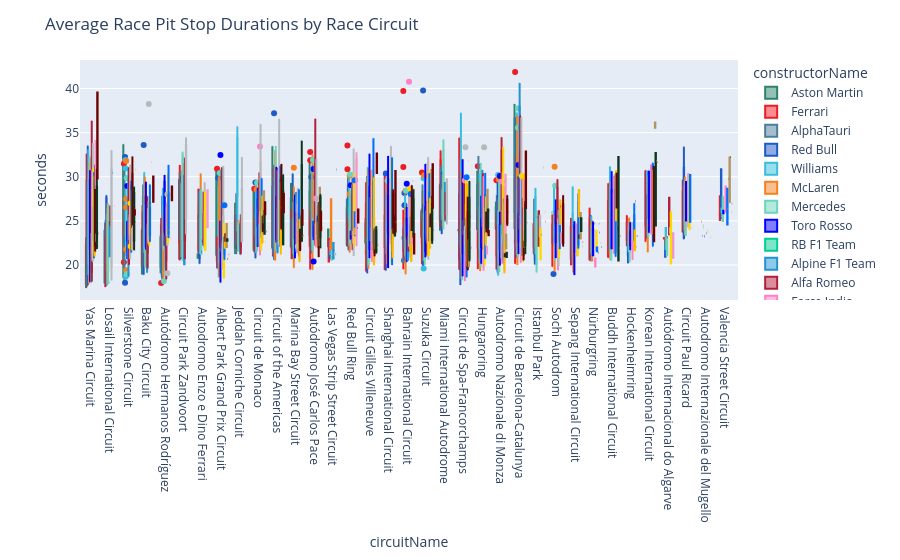

The notebook cell saved with this chart:
### Code cell
fig = px.box(
    newPitStops[newPitStops['seconds'] < 50]
    .groupby(['raceId','raceName','circuitName','constructorName'])['seconds']
    .mean()
    .reset_index()
    .sort_values(by='seconds', ascending=True),

    x='circuitName',
    y='seconds',
    color='constructorName',
    color_discrete_map=constructor_color_map,
)

fig.update_layout(
    title='Average Race Pit Stop Durations by Race Circuit'
)

fig.show()

### Figure 1 — Plotly figure (JSON) as saved in the notebook; plotly's stock layout.template omitted (floating-point values rounded to 4 significant figures; data arrays with more than 128 entries replaced by an {"elided": "..."} marker saying what was removed)
{"data": [{"alignmentgroup": "True", "hovertemplate": "constructorName=Aston Martin<br>circuitName=%{x}<br>seconds=%{y}<extra></extra>", "legendgroup": "Aston Martin", "marker": {"color": "#2D826D"}, "name": "Aston Martin", "notched": false, "offsetgroup": "Aston Martin", "orientation": "v", "showlegend": true, "type": "box", "x": ["Yas Marina Circuit", "Losail International Circuit", "Silverstone Circuit", "Baku City Circuit", "Autódromo Hermanos Rodríguez", "Yas Marina Circuit", "Circuit Park Zandvoort", "Autodromo Enzo e Dino Ferrari", "Albert Park Grand Prix Circuit", "Autodromo Enzo e Dino Ferrari", "Jeddah Corniche Circuit", "Circuit de Monaco", "Circuit of the Americas", "Autódromo Hermanos Rodríguez", "Marina Bay Street Circuit", "Autódromo José Carlos Pace", "Las Vegas Strip Street Circuit", "Red Bull Ring", "Circuit of the Americas", "Marina Bay Street Circuit", "Circuit Gilles Villeneuve", "Jeddah Corniche Circuit", "Baku City Circuit", "Shanghai International Circuit", "Circuit Gilles Villeneuve", "Bahrain International Circuit", "Suzuka Circuit", "Yas Marina Circuit", "Bahrain International Circuit", "Red Bull Ring", "Autódromo Hermanos Rodríguez", "Miami International Autodrome", "Losail International Circuit", "Jeddah Corniche Circuit", "Circuit de Spa-Francorchamps", "Circuit de Spa-Francorchamps", "Las Vegas Strip Street Circuit", "Hungaroring", "Autodromo Nazionale di Monza", "Circuit de Barcelona-Catalunya", "Baku City Circuit", "Hungaroring", "Circuit of the Americas", "Autodromo Nazionale di Monza", "Autódromo José Carlos Pace", "Suzuka Circuit", "Istanbul Park", "Autódromo José Carlos Pace", "Silverstone Circuit", "Circuit Gilles Villeneuve", "Sochi Autodrom", "Suzuka Circuit", "Jeddah Corniche Circuit", "Autodromo Nazionale di Monza", "Red Bull Ring", "Miami International Autodrome", "Circuit Park Zandvoort", "Circuit de Monaco", "Miami International Autodrome", "Marina Bay Street Circuit", "Circuit Park Zandvoort", "Hungaroring", "Albert Park Grand Prix Circuit", "Autódromo José Carlos Pace", "Circuit de Barcelona-Catalunya", "Circuit of the Americas", "Silverstone Circuit", "Circuit de Barcelona-Catalunya"], "x0": " ", "xaxis": "x", "y": [17.39, 18.01, 18.54, 18.91, 19.07, 19.47, 20.62, 20.83, 21.15, 21.2, 21.24, 21.77, 21.88, 21.96, 22.06, 22.06, 22.13, 22.15, 22.27, 22.31, 22.46, 22.64, 22.71, 22.8, 22.85, 23.01, 23.05, 23.13, 23.15, 23.24, 23.37, 23.88, 23.88, 23.92, 23.94, 23.97, 24.01, 24.03, 24.03, 24.09, 24.11, 24.25, 24.33, 24.57, 24.71, 25.0, 25.01, 25.19, 25.23, 25.31, 25.94, 26.26, 27.05, 27.16, 27.51, 28.18, 28.61, 28.62, 29.2, 29.29, 29.78, 30.67, 31.03, 31.58, 31.79, 33.46, 33.68, 38.26], "y0": " ", "yaxis": "y"}, {"alignmentgroup": "True", "hovertemplate": "constructorName=Ferrari<br>circuitName=%{x}<br>seconds=%{y}<extra></extra>", "legendgroup": "Ferrari", "marker": {"color": "#ED1C24"}, "name": "Ferrari", "notched": false, "offsetgroup": "Ferrari", "orientation": "v", "showlegend": true, "type": "box", "x": {"elided": "264 str values"}, "x0": " ", "xaxis": "x", "y": {"elided": "264 float values"}, "y0": " ", "yaxis": "y"}, {"alignmentgroup": "True", "hovertemplate": "constructorName=AlphaTauri<br>circuitName=%{x}<br>seconds=%{y}<extra></extra>", "legendgroup": "AlphaTauri", "marker": {"color": "#4E7C9B"}, "name": "AlphaTauri", "notched": false, "offsetgroup": "AlphaTauri", "orientation": "v", "showlegend": true, "type": "box", "x": ["Yas Marina Circuit", "Silverstone Circuit", "Yas Marina Circuit", "Autódromo Hermanos Rodríguez", "Yas Marina Circuit", "Baku City Circuit", "Bahrain International Circuit", "Autódromo Internacional do Algarve", "Jeddah Corniche Circuit", "Circuit of the Americas", "Las Vegas Strip Street Circuit", "Istanbul Park", "Autódromo Hermanos Rodríguez", "Circuit Gilles Villeneuve", "Circuit of the Americas", "Autodromo Enzo e Dino Ferrari", "Marina Bay Street Circuit", "Bahrain International Circuit", "Shanghai International Circuit", "Bahrain International Circuit", "Circuit de Spa-Francorchamps", "Autodromo Enzo e Dino Ferrari", "Circuit of the Americas", "Circuit Park Zandvoort", "Circuit de Barcelona-Catalunya", "Circuit Gilles Villeneuve", "Jeddah Corniche Circuit", "Bahrain International Circuit", "Bahrain International Circuit", "Circuit de Spa-Francorchamps", "Bahrain International Circuit", "Losail International Circuit", "Circuit de Monaco", "Circuit Paul Ricard", "Baku City Circuit", "Autódromo Hermanos Rodríguez", "Hungaroring", "Hungaroring", "Silverstone Circuit", "Jeddah Corniche Circuit", "Hungaroring", "Autodromo Nazionale di Monza", "Silverstone Circuit", "Circuit de Monaco", "Marina Bay Street Circuit", "Red Bull Ring", "Miami International Autodrome", "Losail International Circuit", "Suzuka Circuit", "Autódromo José Carlos Pace", "Marina Bay Street Circuit", "Suzuka Circuit", "Sochi Autodrom", "Baku City Circuit", "Red Bull Ring", "Red Bull Ring", "Autódromo José Carlos Pace", "Istanbul Park", "Autodromo Nazionale di Monza", "Autodromo Nazionale di Monza", "Jeddah Corniche Circuit", "Circuit Park Zandvoort", "Autodromo Enzo e Dino Ferrari", "Circuit de Monaco", "Red Bull Ring", "Miami International Autodrome", "Circuit de Barcelona-Catalunya", "Albert Park Grand Prix Circuit", "Baku City Circuit", "Suzuka Circuit", "Yas Marina Circuit", "Circuit de Barcelona-Catalunya", "Red Bull Ring", "Autódromo José Carlos Pace", "Albert Park Grand Prix Circuit", "Circuit Park Zandvoort", "Silverstone Circuit", "Miami International Autodrome", "Circuit of the Americas", "Hungaroring", "Circuit de Barcelona-Catalunya"], "x0": " ", "xaxis": "x", "y": [17.61, 18.02, 18.17, 18.68, 19.26, 19.51, 20.5, 21.13, 21.23, 21.25, 21.27, 21.28, 21.64, 21.78, 21.9, 22.01, 22.1, 22.14, 22.17, 22.44, 22.55, 22.79, 22.82, 22.84, 22.87, 22.88, 22.94, 23.0, 23.23, 23.27, 23.33, 23.39, 23.4, 23.46, 23.47, 23.48, 23.69, 23.86, 24.25, 24.43, 24.43, 24.49, 24.5, 24.72, 24.88, 24.93, 24.98, 25.01, 25.02, 25.14, 25.29, 25.82, 26.02, 26.26, 26.32, 26.96, 27.05, 27.4, 27.69, 27.87, 28.12, 28.23, 28.27, 28.4, 28.62, 28.67, 29.05, 29.09, 29.12, 29.12, 29.41, 29.61, 30.04, 30.39, 30.5, 30.58, 30.67, 31.28, 31.35, 32.35, 36.81], "y0": " ", "yaxis": "y"}, {"alignmentgroup": "True", "hovertemplate": "constructorName=Red Bull<br>circuitName=%{x}<br>seconds=%{y}<extra></extra>", "legendgroup": "Red Bull", "marker": {"color": "#1E5BC6"}, "name": "Red Bull", "notched": false, "offsetgroup": "Red Bull", "orientation": "v", "showlegend": true, "type": "box", "x": {"elided": "265 str values"}, "x0": " ", "xaxis": "x", "y": {"elided": "265 float values"}, "y0": " ", "yaxis": "y"}, {"alignmentgroup": "True", "hovertemplate": "constructorName=Williams<br>circuitName=%{x}<br>seconds=%{y}<extra></extra>", "legendgroup": "Williams", "marker": {"color": "#37BEDD"}, "name": "Williams", "notched": false, "offsetgroup": "Williams", "orientation": "v", "showlegend": true, "type": "box", "x": {"elided": "263 str values"}, "x0": " ", "xaxis": "x", "y": {"elided": "263 float values"}, "y0": " ", "yaxis": "y"}, {"alignmentgroup": "True", "hovertemplate": "constructorName=McLaren<br>circuitName=%{x}<br>seconds=%{y}<extra></extra>", "legendgroup": "McLaren", "marker": {"color": "#F58020"}, "name": "McLaren", "notched": false, "offsetgroup": "McLaren", "orientation": "v", "showlegend": true, "type": "box", "x": {"elided": "265 str values"}, "x0": " ", "xaxis": "x", "y": {"elided": "265 float values"}, "y0": " ", "yaxis": "y"}, {"alignmentgroup": "True", "hovertemplate": "constructorName=Mercedes<br>circuitName=%{x}<br>seconds=%{y}<extra></extra>", "legendgroup": "Mercedes", "marker": {"color": "#6CD3BF"}, "name": "Mercedes", "notched": false, "offsetgroup": "Mercedes", "orientation": "v", "showlegend": true, "type": "box", "x": {"elided": "263 str values"}, "x0": " ", "xaxis": "x", "y": {"elided": "263 float values"}, "y0": " ", "yaxis": "y"}, {"alignmentgroup": "True", "hovertemplate": "constructorName=Toro Rosso<br>circuitName=%{x}<br>seconds=%{y}<extra></extra>", "legendgroup": "Toro Rosso", "marker": {"color": "#0000FF"}, "name": "Toro Rosso", "notched": false, "offsetgroup": "Toro Rosso", "orientation": "v", "showlegend": true, "type": "box", "x": {"elided": "178 str values"}, "x0": " ", "xaxis": "x", "y": {"elided": "178 float values"}, "y0": " ", "yaxis": "y"}, {"alignmentgroup": "True", "hovertemplate": "constructorName=RB F1 Team<br>circuitName=%{x}<br>seconds=%{y}<extra></extra>", "legendgroup": "RB F1 Team", "marker": {"color": "#00cc96"}, "name": "RB F1 Team", "notched": false, "offsetgroup": "RB F1 Team", "orientation": "v", "showlegend": true, "type": "box", "x": ["Losail International Circuit", "Las Vegas Strip Street Circuit", "Yas Marina Circuit", "Autódromo José Carlos Pace"], "x0": " ", "xaxis": "x", "y": [18.02, 21.69, 23.42, 24.72], "y0": " ", "yaxis": "y"}, {"alignmentgroup": "True", "hovertemplate": "constructorName=Alpine F1 Team<br>circuitName=%{x}<br>seconds=%{y}<extra></extra>", "legendgroup": "Alpine F1 Team", "marker": {"color": "#2293D1"}, "name": "Alpine F1 Team", "notched": false, "offsetgroup": "Alpine F1 Team", "orientation": "v", "showlegend": true, "type": "box", "x": ["Yas Marina Circuit", "Yas Marina Circuit", "Silverstone Circuit", "Autódromo Hermanos Rodríguez", "Baku City Circuit", "Circuit Park Zandvoort", "Yas Marina Circuit", "Bahrain International Circuit", "Las Vegas Strip Street Circuit", "Autodromo Nazionale di Monza", "Losail International Circuit", "Jeddah Corniche Circuit", "Circuit of the Americas", "Marina Bay Street Circuit", "Albert Park Grand Prix Circuit", "Circuit of the Americas", "Circuit of the Americas", "Jeddah Corniche Circuit", "Circuit de Monaco", "Las Vegas Strip Street Circuit", "Baku City Circuit", "Autodromo Enzo e Dino Ferrari", "Suzuka Circuit", "Autodromo Enzo e Dino Ferrari", "Autódromo José Carlos Pace", "Bahrain International Circuit", "Circuit Gilles Villeneuve", "Autódromo Hermanos Rodríguez", "Shanghai International Circuit", "Autódromo Hermanos Rodríguez", "Marina Bay Street Circuit", "Red Bull Ring", "Circuit de Spa-Francorchamps", "Yas Marina Circuit", "Red Bull Ring", "Jeddah Corniche Circuit", "Circuit de Barcelona-Catalunya", "Hungaroring", "Autodromo Nazionale di Monza", "Autodromo Nazionale di Monza", "Baku City Circuit", "Jeddah Corniche Circuit", "Istanbul Park", "Losail International Circuit", "Miami International Autodrome", "Circuit de Spa-Francorchamps", "Silverstone Circuit", "Sochi Autodrom", "Suzuka Circuit", "Suzuka Circuit", "Autódromo José Carlos Pace", "Hungaroring", "Circuit Gilles Villeneuve", "Marina Bay Street Circuit", "Circuit de Monaco", "Red Bull Ring", "Miami International Autodrome", "Miami International Autodrome", "Circuit de Barcelona-Catalunya", "Circuit Park Zandvoort", "Albert Park Grand Prix Circuit", "Circuit of the Americas", "Hungaroring", "Silverstone Circuit", "Autódromo José Carlos Pace", "Autódromo José Carlos Pace", "Circuit de Barcelona-Catalunya"], "x0": " ", "xaxis": "x", "y": [18.06, 18.53, 18.66, 18.77, 19.13, 20.07, 20.33, 20.59, 20.74, 20.75, 20.98, 21.18, 21.34, 21.49, 21.6, 21.79, 22.01, 22.18, 22.3, 22.5, 22.63, 22.66, 22.75, 22.77, 22.77, 22.8, 22.83, 22.91, 23.3, 23.34, 23.38, 23.4, 23.54, 23.63, 23.81, 23.87, 24.03, 24.34, 24.39, 24.47, 24.64, 24.7, 24.71, 24.89, 24.93, 25.0, 25.44, 25.75, 25.82, 26.1, 26.34, 27.09, 27.56, 28.28, 28.46, 29.12, 29.26, 29.31, 29.95, 30.1, 30.75, 30.77, 30.78, 31.01, 31.07, 31.41, 40.64], "y0": " ", "yaxis": "y"}, {"alignmentgroup": "True", "hovertemplate": "constructorName=Alfa Romeo<br>circuitName=%{x}<br>seconds=%{y}<extra></extra>", "legendgroup": "Alfa Romeo", "marker": {"color": "#B12039"}, "name": "Alfa Romeo", "notched": false, "offsetgroup": "Alfa Romeo", "orientation": "v", "showlegend": true, "type": "box", "x": ["Yas Marina Circuit", "Autódromo Hermanos Rodríguez", "Baku City Circuit", "Yas Marina Circuit", "Silverstone Circuit", "Yas Marina Circuit", "Circuit Park Zandvoort", "Suzuka Circuit", "Jeddah Corniche Circuit", "Bahrain International Circuit", "Bahrain International Circuit", "Red Bull Ring", "Las Vegas Strip Street Circuit", "Hungaroring", "Albert Park Grand Prix Circuit", "Bahrain International Circuit", "Istanbul Park", "Autodromo Enzo e Dino Ferrari", "Autódromo José Carlos Pace", "Red Bull Ring", "Marina Bay Street Circuit", "Circuit de Spa-Francorchamps", "Autodromo Enzo e Dino Ferrari", "Marina Bay Street Circuit", "Autódromo Hermanos Rodríguez", "Autódromo Hermanos Rodríguez", "Silverstone Circuit", "Circuit of the Americas", "Bahrain International Circuit", "Hungaroring", "Bahrain International Circuit", "Jeddah Corniche Circuit", "Red Bull Ring", "Baku City Circuit", "Bahrain International Circuit", "Autodromo Enzo e Dino Ferrari", "Autódromo Internacional do Algarve", "Shanghai International Circuit", "Circuit of the Americas", "Red Bull Ring", "Autodromo Internazionale del Mugello", "Circuit de Barcelona-Catalunya", "Hungaroring", "Autódromo Hermanos Rodríguez", "Suzuka Circuit", "Circuit Gilles Villeneuve", "Jeddah Corniche Circuit", "Circuit Gilles Villeneuve", "Losail International Circuit", "Autodromo Nazionale di Monza", "Circuit de Monaco", "Autódromo José Carlos Pace", "Nürburgring", "Sochi Autodrom", "Baku City Circuit", "Silverstone Circuit", "Autodromo Nazionale di Monza", "Hungaroring", "Autodromo Nazionale di Monza", "Miami International Autodrome", "Circuit de Monaco", "Silverstone Circuit", "Jeddah Corniche Circuit", "Marina Bay Street Circuit", "Sochi Autodrom", "Suzuka Circuit", "Marina Bay Street Circuit", "Istanbul Park", "Autódromo José Carlos Pace", "Red Bull Ring", "Losail International Circuit", "Suzuka Circuit", "Circuit de Barcelona-Catalunya", "Autódromo Internacional do Algarve", "Circuit Paul Ricard", "Baku City Circuit", "Miami International Autodrome", "Autodromo Enzo e Dino Ferrari", "Red Bull Ring", "Silverstone Circuit", "Circuit Park Zandvoort", "Circuit of the Americas", "Circuit de Spa-Francorchamps", "Circuit de Barcelona-Catalunya", "Sochi Autodrom", "Circuit de Spa-Francorchamps", "Red Bull Ring", "Hungaroring", "Circuit de Monaco", "Circuit Gilles Villeneuve", "Circuit of the Americas", "Yas Marina Circuit", "Albert Park Grand Prix Circuit", "Circuit of the Americas", "Silverstone Circuit", "Circuit de Barcelona-Catalunya", "Circuit Park Zandvoort", "Autodromo Nazionale di Monza", "Autodromo Nazionale di Monza", "Yas Marina Circuit", "Autódromo José Carlos Pace", "Circuit de Barcelona-Catalunya"], "x0": " ", "xaxis": "x", "y": [18.12, 18.4, 19.6, 19.61, 20.01, 20.58, 20.67, 21.09, 21.22, 21.56, 21.64, 21.69, 21.7, 21.75, 21.99, 22.14, 22.19, 22.19, 22.22, 22.23, 22.31, 22.31, 22.44, 22.5, 22.63, 22.69, 22.71, 22.72, 22.88, 22.9, 22.96, 22.98, 23.16, 23.23, 23.32, 23.38, 23.5, 23.53, 23.53, 23.55, 23.6, 23.91, 23.94, 23.96, 24.04, 24.27, 24.3, 24.36, 24.49, 24.57, 24.63, 24.63, 24.67, 24.74, 24.78, 25.0, 25.04, 25.06, 25.24, 25.24, 25.28, 25.39, 25.73, 25.78, 25.79, 25.93, 25.97, 26.09, 26.46, 26.63, 26.64, 27.27, 27.55, 27.61, 27.68, 27.77, 28.12, 28.29, 28.36, 28.5, 29.16, 29.21, 29.34, 29.66, 29.71, 29.75, 29.8, 30.39, 30.48, 30.75, 30.77, 30.84, 30.96, 30.98, 31.07, 31.54, 32.17, 32.49, 34.49, 36.34, 36.58, 36.94], "y0": " ", "yaxis": "y"}, {"alignmentgroup": "True", "hovertemplate": "constructorName=Force India<br>circuitName=%{x}<br>seconds=%{y}<extra></extra>", "legendgroup": "Force India", "marker": {"color": "#FF80C7"}, "name": "Force India", "notched": false, "offsetgroup": "Force India", "orientation": "v", "showlegend": true, "type": "box", "x": {"elided": "157 str values"}, "x0": " ", "xaxis": "x", "y": {"elided": "157 float values"}, "y0": " ", "yaxis": "y"}, {"alignmentgroup": "True", "hovertemplate": "constructorName=Haas F1 Team<br>circuitName=%{x}<br>seconds=%{y}<extra></extra>", "legendgroup": "Haas F1 Team", "marker": {"color": "#B6BABD"}, "name": "Haas F1 Team", "notched": false, "offsetgroup": "Haas F1 Team", "orientation": "v", "showlegend": true, "type": "box", "x": {"elided": "167 str values"}, "x0": " ", "xaxis": "x", "y": {"elided": "167 float values"}, "y0": " ", "yaxis": "y"}, {"alignmentgroup": "True", "hovertemplate": "constructorName=Renault<br>circuitName=%{x}<br>seconds=%{y}<extra></extra>", "legendgroup": "Renault", "marker": {"color": "#FFD800"}, "name": "Renault", "notched": false, "offsetgroup": "Renault", "orientation": "v", "showlegend": true, "type": "box", "x": ["Albert Park Grand Prix Circuit", "Albert Park Grand Prix Circuit", "Hungaroring", "Autódromo Internacional do Algarve", "Shanghai International Circuit", "Istanbul Park", "Yas Marina Circuit", "Albert Park Grand Prix Circuit", "Sochi Autodrom", "Circuit de Spa-Francorchamps", "Hungaroring", "Suzuka Circuit", "Sepang International Circuit", "Circuit de Barcelona-Catalunya", "Suzuka Circuit", "Sepang International Circuit", "Yas Marina Circuit", "Bahrain International Circuit", "Circuit de Monaco", "Autodromo Enzo e Dino Ferrari", "Nürburgring", "Marina Bay Street Circuit", "Hungaroring", "Bahrain International Circuit", "Circuit de Spa-Francorchamps", "Circuit Gilles Villeneuve", "Circuit de Barcelona-Catalunya", "Bahrain International Circuit", "Bahrain International Circuit", "Silverstone Circuit", "Red Bull Ring", "Baku City Circuit", "Circuit de Monaco", "Circuit of the Americas", "Sochi Autodrom", "Autódromo Hermanos Rodríguez", "Bahrain International Circuit", "Buddh International Circuit", "Suzuka Circuit", "Circuit of the Americas", "Hockenheimring", "Hockenheimring", "Hungaroring", "Circuit de Barcelona-Catalunya", "Autódromo Hermanos Rodríguez", "Marina Bay Street Circuit", "Autódromo José Carlos Pace", "Sepang International Circuit", "Autodromo Nazionale di Monza", "Autodromo Nazionale di Monza", "Red Bull Ring", "Autódromo José Carlos Pace", "Sochi Autodrom", "Red Bull Ring", "Silverstone Circuit", "Autodromo Internazionale del Mugello", "Sochi Autodrom", "Hungaroring", "Nürburgring", "Bahrain International Circuit", "Circuit Paul Ricard", "Autódromo José Carlos Pace", "Istanbul Park", "Autodromo Nazionale di Monza", "Circuit de Barcelona-Catalunya", "Silverstone Circuit", "Autodromo Nazionale di Monza", "Red Bull Ring", "Autódromo José Carlos Pace", "Circuit de Barcelona-Catalunya", "Silverstone Circuit", "Silverstone Circuit", "Hungaroring", "Shanghai International Circuit", "Circuit de Spa-Francorchamps", "Red Bull Ring", "Silverstone Circuit", "Albert Park Grand Prix Circuit", "Circuit of the Americas", "Marina Bay Street Circuit", "Autódromo Hermanos Rodríguez", "Circuit de Monaco", "Marina Bay Street Circuit", "Yas Marina Circuit", "Circuit Paul Ricard", "Losail International Circuit", "Autódromo José Carlos Pace", "Marina Bay Street Circuit", "Yas Marina Circuit", "Circuit de Spa-Francorchamps", "Autódromo Internacional do Algarve", "Suzuka Circuit", "Valencia Street Circuit", "Silverstone Circuit", "Circuit de Monaco", "Baku City Circuit", "Baku City Circuit", "Autodromo Nazionale di Monza", "Circuit de Monaco", "Baku City Circuit", "Circuit Gilles Villeneuve", "Autodromo Enzo e Dino Ferrari", "Circuit Gilles Villeneuve", "Red Bull Ring", "Bahrain International Circuit", "Circuit de Spa-Francorchamps", "Circuit de Barcelona-Catalunya", "Yas Marina Circuit", "Circuit of the Americas", "Circuit Paul Ricard", "Autódromo Hermanos Rodríguez", "Red Bull Ring", "Suzuka Circuit", "Circuit Gilles Villeneuve", "Shanghai International Circuit", "Yas Marina Circuit", "Shanghai International Circuit", "Korean International Circuit", "Autodromo Nazionale di Monza"], "x0": " ", "xaxis": "x", "y": [18.45, 18.98, 19.91, 20.16, 20.25, 20.65, 20.77, 20.77, 20.78, 21.01, 21.02, 21.03, 21.06, 21.18, 21.24, 21.29, 21.51, 21.6, 21.65, 21.7, 21.71, 21.78, 21.87, 21.9, 21.96, 21.98, 22.01, 22.1, 22.11, 22.12, 22.14, 22.18, 22.34, 22.41, 22.41, 22.42, 22.53, 22.63, 22.65, 22.76, 22.82, 22.85, 22.85, 22.87, 23.1, 23.14, 23.16, 23.21, 23.25, 23.25, 23.26, 23.38, 23.5, 23.52, 23.61, 23.71, 23.81, 23.85, 23.89, 23.95, 23.97, 23.98, 24.05, 24.15, 24.21, 24.23, 24.4, 24.41, 24.47, 24.48, 24.52, 24.53, 24.55, 24.58, 24.66, 24.69, 24.7, 24.8, 24.9, 24.98, 25.04, 25.15, 25.2, 25.22, 25.38, 25.39, 25.47, 25.48, 25.59, 25.84, 25.99, 26.41, 27.0, 27.0, 27.18, 27.27, 27.3, 27.31, 27.71, 27.77, 27.87, 28.23, 28.4, 28.57, 28.62, 29.82, 30.09, 30.16, 30.28, 30.32, 30.38, 30.38, 30.7, 30.71, 30.84, 30.96, 31.95, 32.28, 33.36], "y0": " ", "yaxis": "y"}, {"alignmentgroup": "True", "hovertemplate": "constructorName=Sauber<br>circuitName=%{x}<br>seconds=%{y}<extra></extra>", "legendgroup": "Sauber", "marker": {"color": "#006EFF"}, "name": "Sauber", "notched": false, "offsetgroup": "Sauber", "orientation": "v", "showlegend": true, "type": "box", "x": {"elided": "162 str values"}, "x0": " ", "xaxis": "x", "y": {"elided": "162 float values"}, "y0": " ", "yaxis": "y"}, {"alignmentgroup": "True", "hovertemplate": "constructorName=Lotus F1<br>circuitName=%{x}<br>seconds=%{y}<extra></extra>", "legendgroup": "Lotus F1", "marker": {"color": "#FFB800"}, "name": "Lotus F1", "notched": false, "offsetgroup": "Lotus F1", "orientation": "v", "showlegend": true, "type": "box", "x": ["Autodromo Nazionale di Monza", "Circuit de Spa-Francorchamps", "Circuit Gilles Villeneuve", "Marina Bay Street Circuit", "Bahrain International Circuit", "Circuit de Barcelona-Catalunya", "Autodromo Nazionale di Monza", "Circuit Gilles Villeneuve", "Bahrain International Circuit", "Shanghai International Circuit", "Yas Marina Circuit", "Marina Bay Street Circuit", "Circuit of the Americas", "Hockenheimring", "Silverstone Circuit", "Suzuka Circuit", "Autódromo José Carlos Pace", "Albert Park Grand Prix Circuit", "Marina Bay Street Circuit", "Hungaroring", "Circuit de Spa-Francorchamps", "Shanghai International Circuit", "Circuit de Monaco", "Autódromo José Carlos Pace", "Circuit de Barcelona-Catalunya", "Nürburgring", "Circuit de Monaco", "Bahrain International Circuit", "Bahrain International Circuit", "Yas Marina Circuit", "Hungaroring", "Albert Park Grand Prix Circuit", "Circuit of the Americas", "Circuit Gilles Villeneuve", "Red Bull Ring", "Circuit Gilles Villeneuve", "Korean International Circuit", "Shanghai International Circuit", "Hockenheimring", "Autódromo Hermanos Rodríguez", "Shanghai International Circuit", "Red Bull Ring", "Circuit de Monaco", "Autódromo José Carlos Pace", "Sochi Autodrom", "Autódromo José Carlos Pace", "Hungaroring", "Circuit of the Americas", "Buddh International Circuit", "Marina Bay Street Circuit", "Silverstone Circuit", "Circuit de Barcelona-Catalunya", "Sepang International Circuit", "Suzuka Circuit", "Silverstone Circuit", "Circuit de Monaco", "Bahrain International Circuit", "Suzuka Circuit", "Valencia Street Circuit", "Baku City Circuit", "Sochi Autodrom", "Suzuka Circuit", "Hungaroring", "Circuit de Monaco", "Sepang International Circuit", "Silverstone Circuit", "Autodromo Nazionale di Monza", "Circuit de Spa-Francorchamps", "Circuit of the Americas", "Circuit de Barcelona-Catalunya", "Circuit Gilles Villeneuve", "Yas Marina Circuit", "Buddh International Circuit", "Korean International Circuit"], "x0": " ", "xaxis": "x", "y": [19.05, 19.86, 19.97, 20.34, 20.35, 20.41, 20.56, 20.6, 20.66, 20.79, 20.96, 21.17, 21.19, 21.66, 21.68, 21.85, 21.93, 21.96, 22.06, 22.22, 22.33, 22.36, 22.44, 22.45, 22.49, 22.54, 22.71, 22.8, 22.83, 22.86, 23.01, 23.02, 23.24, 23.42, 23.52, 23.59, 23.59, 23.6, 23.9, 23.98, 24.1, 24.11, 24.11, 24.4, 24.66, 24.93, 24.96, 25.08, 25.08, 25.2, 25.28, 25.46, 25.53, 25.55, 25.67, 25.67, 25.86, 26.18, 26.38, 26.74, 27.31, 27.59, 27.76, 27.84, 28.51, 28.52, 29.0, 29.27, 29.45, 29.89, 29.95, 30.11, 30.62, 30.72], "y0": " ", "yaxis": "y"}, {"alignmentgroup": "True", "hovertemplate": "constructorName=Marussia<br>circuitName=%{x}<br>seconds=%{y}<extra></extra>", "legendgroup": "Marussia", "marker": {"color": "#6E0000"}, "name": "Marussia", "notched": false, "offsetgroup": "Marussia", "orientation": "v", "showlegend": true, "type": "box", "x": ["Circuit de Spa-Francorchamps", "Circuit de Barcelona-Catalunya", "Circuit de Spa-Francorchamps", "Autódromo José Carlos Pace", "Circuit Gilles Villeneuve", "Autodromo Nazionale di Monza", "Autodromo Nazionale di Monza", "Nürburgring", "Yas Marina Circuit", "Marina Bay Street Circuit", "Marina Bay Street Circuit", "Circuit Gilles Villeneuve", "Korean International Circuit", "Albert Park Grand Prix Circuit", "Circuit de Barcelona-Catalunya", "Sepang International Circuit", "Sepang International Circuit", "Red Bull Ring", "Albert Park Grand Prix Circuit", "Shanghai International Circuit", "Hungaroring", "Circuit de Monaco", "Bahrain International Circuit", "Bahrain International Circuit", "Circuit of the Americas", "Marina Bay Street Circuit", "Circuit Gilles Villeneuve", "Yas Marina Circuit", "Silverstone Circuit", "Suzuka Circuit", "Silverstone Circuit", "Suzuka Circuit", "Circuit of the Americas", "Circuit de Monaco", "Autódromo José Carlos Pace", "Circuit de Monaco", "Suzuka Circuit", "Hungaroring", "Hungaroring", "Buddh International Circuit", "Shanghai International Circuit", "Sochi Autodrom", "Autódromo José Carlos Pace", "Hockenheimring", "Circuit de Barcelona-Catalunya", "Circuit de Spa-Francorchamps", "Shanghai International Circuit", "Bahrain International Circuit", "Valencia Street Circuit", "Buddh International Circuit", "Korean International Circuit", "Yas Marina Circuit", "Circuit of the Americas", "Silverstone Circuit"], "x0": " ", "xaxis": "x", "y": [19.39, 20.54, 20.65, 20.91, 20.99, 21.0, 21.21, 21.38, 21.54, 21.58, 22.55, 22.66, 22.68, 22.74, 22.98, 23.08, 23.33, 23.33, 23.48, 23.54, 23.71, 23.73, 23.96, 24.01, 24.01, 24.1, 24.13, 24.24, 24.28, 24.35, 24.41, 24.47, 25.0, 25.01, 25.3, 25.6, 25.84, 25.85, 25.97, 26.51, 26.63, 26.64, 27.13, 27.24, 27.56, 27.75, 28.55, 29.04, 29.75, 30.35, 31.12, 31.37, 31.44, 32.31], "y0": " ", "yaxis": "y"}, {"alignmentgroup": "True", "hovertemplate": "constructorName=Racing Point<br>circuitName=%{x}<br>seconds=%{y}<extra></extra>", "legendgroup": "Racing Point", "marker": {"color": "#F596C8"}, "name": "Racing Point", "notched": false, "offsetgroup": "Racing Point", "orientation": "v", "showlegend": true, "type": "box", "x": ["Istanbul Park", "Autódromo Internacional do Algarve", "Hungaroring", "Silverstone Circuit", "Suzuka Circuit", "Hungaroring", "Red Bull Ring", "Bahrain International Circuit", "Bahrain International Circuit", "Sochi Autodrom", "Bahrain International Circuit", "Circuit de Monaco", "Autodromo Nazionale di Monza", "Circuit de Barcelona-Catalunya", "Autódromo Hermanos Rodríguez", "Autodromo Internazionale del Mugello", "Bahrain International Circuit", "Sochi Autodrom", "Autódromo Internacional do Algarve", "Silverstone Circuit", "Autódromo José Carlos Pace", "Circuit Paul Ricard", "Autodromo Enzo e Dino Ferrari", "Red Bull Ring", "Silverstone Circuit", "Nürburgring", "Circuit of the Americas", "Losail International Circuit", "Autodromo Enzo e Dino Ferrari", "Yas Marina Circuit", "Marina Bay Street Circuit", "Circuit de Barcelona-Catalunya", "Autodromo Nazionale di Monza", "Red Bull Ring", "Baku City Circuit", "Circuit de Spa-Francorchamps", "Red Bull Ring", "Yas Marina Circuit"], "x0": " ", "xaxis": "x", "y": [19.46, 20.82, 21.31, 21.85, 22.02, 22.04, 22.16, 22.44, 22.46, 22.55, 22.6, 22.72, 22.85, 22.87, 23.0, 23.16, 23.43, 23.57, 23.6, 23.72, 23.9, 24.18, 24.28, 24.45, 24.47, 24.66, 26.53, 26.69, 28.46, 28.72, 28.72, 29.6, 30.22, 31.3, 31.65, 31.8, 32.79, 34.07], "y0": " ", "yaxis": "y"}, {"alignmentgroup": "True", "hovertemplate": "constructorName=HRT<br>circuitName=%{x}<br>seconds=%{y}<extra></extra>", "legendgroup": "HRT", "marker": {"color": "#b2945e"}, "name": "HRT", "notched": false, "offsetgroup": "HRT", "orientation": "v", "showlegend": true, "type": "box", "x": ["Circuit de Spa-Francorchamps", "Autodromo Nazionale di Monza", "Circuit Gilles Villeneuve", "Circuit de Barcelona-Catalunya", "Albert Park Grand Prix Circuit", "Hockenheimring", "Autódromo José Carlos Pace", "Yas Marina Circuit", "Circuit de Spa-Francorchamps", "Sepang International Circuit", "Autodromo Nazionale di Monza", "Yas Marina Circuit", "Circuit de Barcelona-Catalunya", "Buddh International Circuit", "Circuit Gilles Villeneuve", "Circuit of the Americas", "Buddh International Circuit", "Marina Bay Street Circuit", "Albert Park Grand Prix Circuit", "Nürburgring", "Circuit de Monaco", "Marina Bay Street Circuit", "Sepang International Circuit", "Hungaroring", "Valencia Street Circuit", "Suzuka Circuit", "Circuit de Monaco", "Hungaroring", "Autódromo José Carlos Pace", "Bahrain International Circuit", "Suzuka Circuit", "Silverstone Circuit", "Istanbul Park", "Valencia Street Circuit", "Korean International Circuit", "Korean International Circuit"], "x0": " ", "xaxis": "x", "y": [19.86, 21.87, 21.91, 22.04, 22.04, 22.07, 22.27, 22.75, 22.81, 23.01, 23.44, 23.47, 23.8, 24.0, 24.19, 24.19, 24.23, 24.53, 24.65, 24.7, 24.86, 25.5, 25.9, 26.24, 27.14, 27.62, 28.36, 28.52, 28.75, 29.53, 30.78, 30.81, 31.06, 32.18, 35.55, 36.15], "y0": " ", "yaxis": "y"}, {"alignmentgroup": "True", "hovertemplate": "constructorName=Caterham<br>circuitName=%{x}<br>seconds=%{y}<extra></extra>", "legendgroup": "Caterham", "marker": {"color": "#0b361f"}, "name": "Caterham", "notched": false, "offsetgroup": "Caterham", "orientation": "v", "showlegend": true, "type": "box", "x": ["Circuit de Spa-Francorchamps", "Buddh International Circuit", "Autodromo Nazionale di Monza", "Circuit de Barcelona-Catalunya", "Circuit Gilles Villeneuve", "Autodromo Nazionale di Monza", "Silverstone Circuit", "Circuit de Spa-Francorchamps", "Yas Marina Circuit", "Autódromo José Carlos Pace", "Circuit of the Americas", "Suzuka Circuit", "Circuit Gilles Villeneuve", "Marina Bay Street Circuit", "Circuit of the Americas", "Albert Park Grand Prix Circuit", "Albert Park Grand Prix Circuit", "Yas Marina Circuit", "Marina Bay Street Circuit", "Bahrain International Circuit", "Shanghai International Circuit", "Hockenheimring", "Circuit de Monaco", "Circuit de Monaco", "Hungaroring", "Bahrain International Circuit", "Nürburgring", "Shanghai International Circuit", "Sepang International Circuit", "Suzuka Circuit", "Red Bull Ring", "Circuit Gilles Villeneuve", "Korean International Circuit", "Sepang International Circuit", "Circuit de Barcelona-Catalunya", "Shanghai International Circuit", "Silverstone Circuit", "Circuit de Monaco", "Hungaroring", "Bahrain International Circuit", "Hungaroring", "Autódromo José Carlos Pace", "Sochi Autodrom", "Circuit de Barcelona-Catalunya", "Suzuka Circuit", "Autódromo José Carlos Pace", "Bahrain International Circuit", "Silverstone Circuit", "Circuit de Spa-Francorchamps", "Circuit of the Americas", "Yas Marina Circuit", "Buddh International Circuit", "Valencia Street Circuit", "Korean International Circuit", "Marina Bay Street Circuit"], "x0": " ", "xaxis": "x", "y": [20.41, 20.5, 20.9, 21.24, 21.3, 21.4, 21.68, 21.75, 21.81, 21.9, 22.23, 22.41, 22.48, 22.67, 22.71, 22.74, 22.91, 22.95, 23.03, 23.07, 23.24, 23.27, 23.51, 23.6, 23.61, 23.63, 23.69, 23.75, 23.84, 24.15, 24.18, 24.4, 24.48, 25.31, 25.39, 25.61, 26.05, 26.23, 26.26, 26.31, 26.32, 26.8, 26.98, 27.24, 27.86, 28.03, 28.59, 28.88, 29.52, 30.25, 30.89, 32.23, 32.25, 32.69, 34.09], "y0": " ", "yaxis": "y"}, {"alignmentgroup": "True", "hovertemplate": "constructorName=Manor Marussia<br>circuitName=%{x}<br>seconds=%{y}<extra></extra>", "legendgroup": "Manor Marussia", "marker": {"color": "#6E0000"}, "name": "Manor Marussia", "notched": false, "offsetgroup": "Manor Marussia", "orientation": "v", "showlegend": true, "type": "box", "x": ["Albert Park Grand Prix Circuit", "Bahrain International Circuit", "Sochi Autodrom", "Hungaroring", "Bahrain International Circuit", "Sochi Autodrom", "Shanghai International Circuit", "Hungaroring", "Autódromo José Carlos Pace", "Autodromo Nazionale di Monza", "Marina Bay Street Circuit", "Sepang International Circuit", "Red Bull Ring", "Circuit de Spa-Francorchamps", "Silverstone Circuit", "Circuit de Monaco", "Autodromo Nazionale di Monza", "Circuit of the Americas", "Autódromo José Carlos Pace", "Marina Bay Street Circuit", "Silverstone Circuit", "Red Bull Ring", "Circuit de Barcelona-Catalunya", "Suzuka Circuit", "Circuit de Monaco", "Baku City Circuit", "Autódromo Hermanos Rodríguez", "Sochi Autodrom", "Autodromo Nazionale di Monza", "Circuit of the Americas", "Autódromo Hermanos Rodríguez", "Yas Marina Circuit", "Baku City Circuit", "Circuit Gilles Villeneuve", "Shanghai International Circuit", "Suzuka Circuit", "Circuit Gilles Villeneuve", "Circuit de Barcelona-Catalunya", "Yas Marina Circuit"], "x0": " ", "xaxis": "x", "y": [20.67, 21.29, 22.09, 23.36, 23.5, 23.74, 23.8, 23.87, 23.93, 24.44, 24.55, 24.59, 24.83, 25.51, 25.73, 25.75, 25.85, 25.97, 26.03, 26.2, 26.21, 26.28, 26.46, 26.5, 27.1, 27.18, 27.33, 27.91, 27.92, 28.08, 28.9, 29.8, 30.03, 30.44, 30.65, 31.43, 32.63, 32.87, 39.55], "y0": " ", "yaxis": "y"}, {"alignmentgroup": "True", "hovertemplate": "constructorName=Lotus<br>circuitName=%{x}<br>seconds=%{y}<extra></extra>", "legendgroup": "Lotus", "marker": {"color": "#FFB800"}, "name": "Lotus", "notched": false, "offsetgroup": "Lotus", "orientation": "v", "showlegend": true, "type": "box", "x": ["Albert Park Grand Prix Circuit", "Buddh International Circuit", "Circuit Gilles Villeneuve", "Sepang International Circuit", "Autodromo Nazionale di Monza", "Circuit de Barcelona-Catalunya", "Yas Marina Circuit", "Nürburgring", "Circuit de Monaco", "Marina Bay Street Circuit", "Circuit de Spa-Francorchamps", "Shanghai International Circuit", "Suzuka Circuit", "Istanbul Park", "Valencia Street Circuit", "Autódromo José Carlos Pace", "Silverstone Circuit", "Korean International Circuit"], "x0": " ", "xaxis": "x", "y": [20.85, 21.91, 22.0, 22.1, 22.18, 22.42, 22.48, 22.49, 22.62, 23.3, 23.99, 24.87, 24.93, 25.98, 26.0, 26.4, 30.84, 31.76], "y0": " ", "yaxis": "y"}, {"alignmentgroup": "True", "hovertemplate": "constructorName=Virgin<br>circuitName=%{x}<br>seconds=%{y}<extra></extra>", "legendgroup": "Virgin", "marker": {"color": "#c82e37"}, "name": "Virgin", "notched": false, "offsetgroup": "Virgin", "orientation": "v", "showlegend": true, "type": "box", "x": ["Albert Park Grand Prix Circuit", "Circuit de Spa-Francorchamps", "Nürburgring", "Circuit Gilles Villeneuve", "Sepang International Circuit", "Buddh International Circuit", "Marina Bay Street Circuit", "Yas Marina Circuit", "Circuit de Monaco", "Suzuka Circuit", "Autódromo José Carlos Pace", "Circuit de Barcelona-Catalunya", "Silverstone Circuit", "Istanbul Park", "Shanghai International Circuit", "Autodromo Nazionale di Monza", "Hungaroring", "Valencia Street Circuit", "Korean International Circuit"], "x0": " ", "xaxis": "x", "y": [21.18, 21.96, 22.03, 22.24, 22.62, 23.28, 23.33, 23.58, 23.81, 23.97, 24.18, 24.82, 24.86, 24.93, 25.17, 26.05, 26.14, 26.96, 31.68], "y0": " ", "yaxis": "y"}], "layout": {"boxmode": "group", "legend": {"title": {"text": "constructorName"}, "tracegroupgap": 0}, "margin": {"t": 60}, "title": {"text": "Average Race Pit Stop Durations by Race Circuit"}, "xaxis": {"anchor": "y", "domain": [0, 1], "title": {"text": "circuitName"}}, "yaxis": {"anchor": "x", "domain": [0, 1], "title": {"text": "seconds"}}}}
